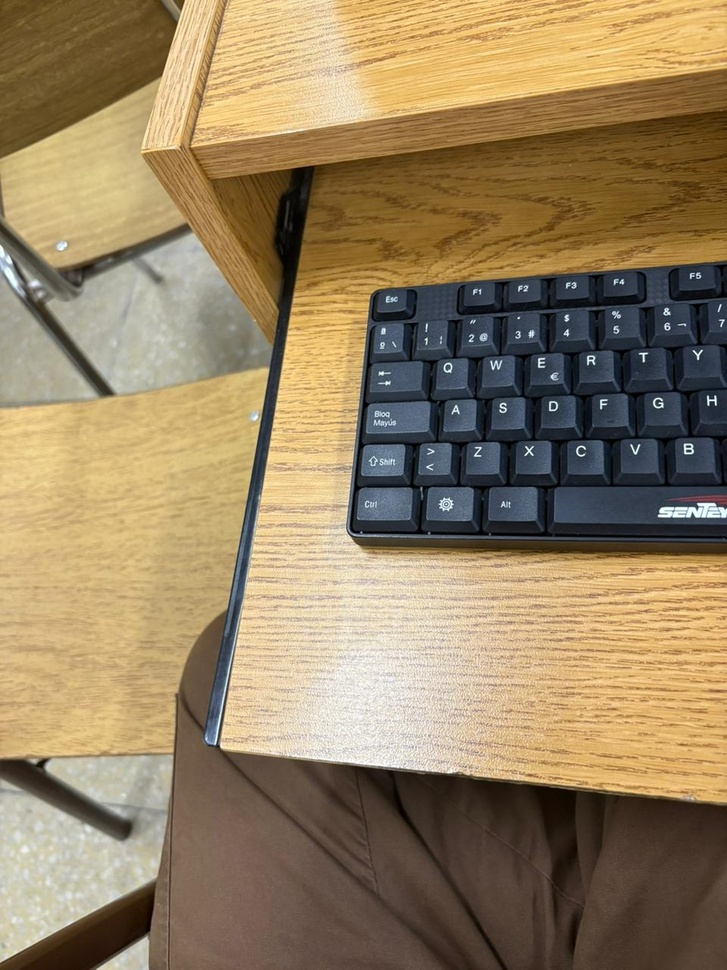
#> input picture stiching- Grupo10/000.jpeg, 727 x 970 px, shrunk from 960 x 1280 before the run; its folder holds 3 pictures in this run
$ python stiching.py
#> lines starting #> are read from the running program, lines starting #| are printed output that depends on the picture
import cv2
import os

#directorio donde estan las imagenes tipo .jpg
directorio = "."
formato ="{:03d}.jpeg"
cantidad = 3


imagenes = []
for i in range (cantidad):
    path = os.path.join(directorio, formato.format(i))
    img = cv2.imread(path)
#> img is the input picture: shape (970, 727, 3); mean B, G, R 97.1, 129.8, 149.9
    if img is None:
        print(f"no se pudo cargar : {path}")
        continue
    imagenes.append(img)

if len(imagenes) < 2:
    print ("se necesitan al menos dos imagenes para hacer stitching")
    exit()

#usa el modulo de stitcher (opencv 4+)
stitcher = cv2.Stitcher_create()
estado, pano = stitcher.stitch(imagenes)
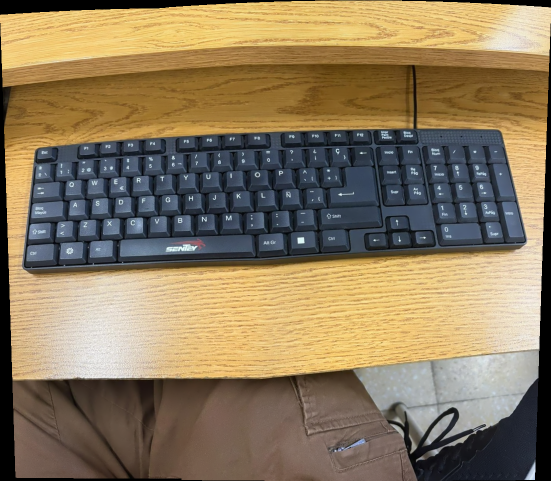
#> pano: shape (962, 1102, 3) (shown at 1/2 size); mean of channels 0, 1, 2 93, 121.4, 138.7; drawn as B, G, R
#> estado = 0

if estado == cv2.Stitcher_OK:
    print ("stitching completado con exito")
    cv2.imshow("panorama", pano)
    cv2.waitKey(0)
    cv2.destroyAllWindows()
else:
    print(f"error en stitching codigo de estado: {estado}")
